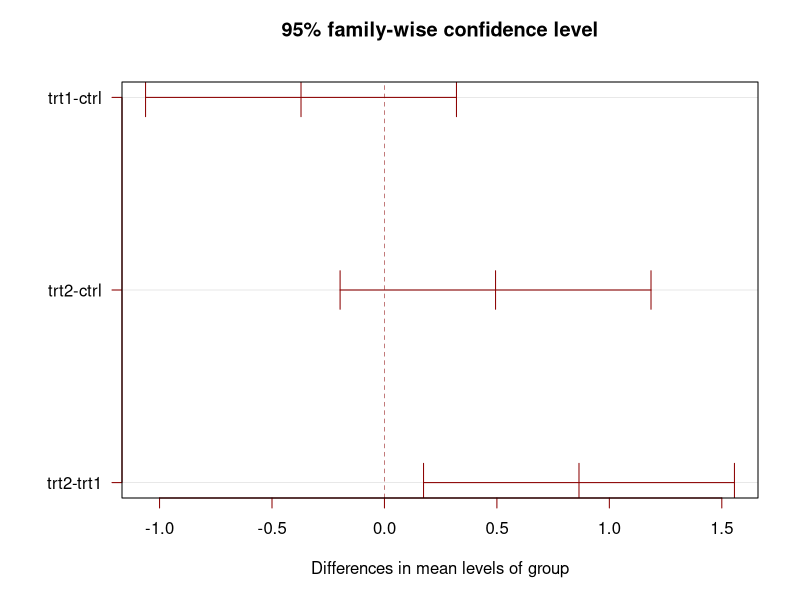
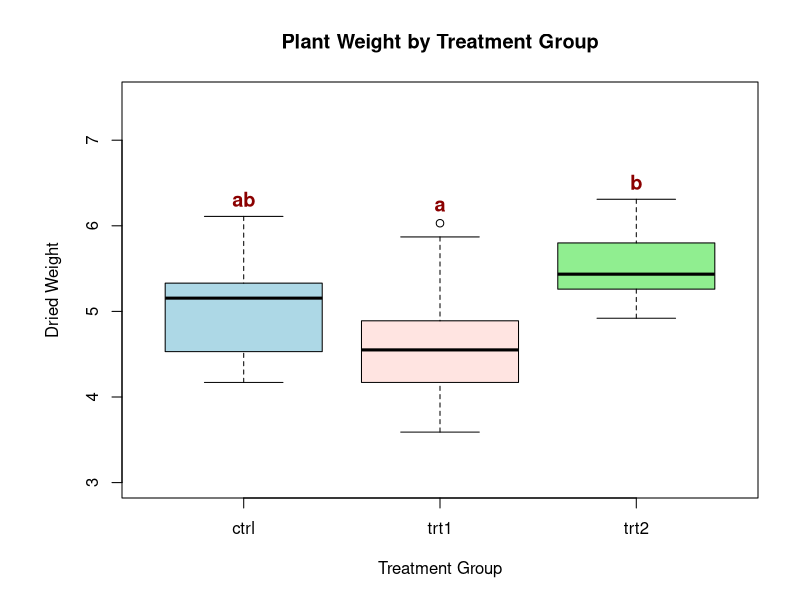
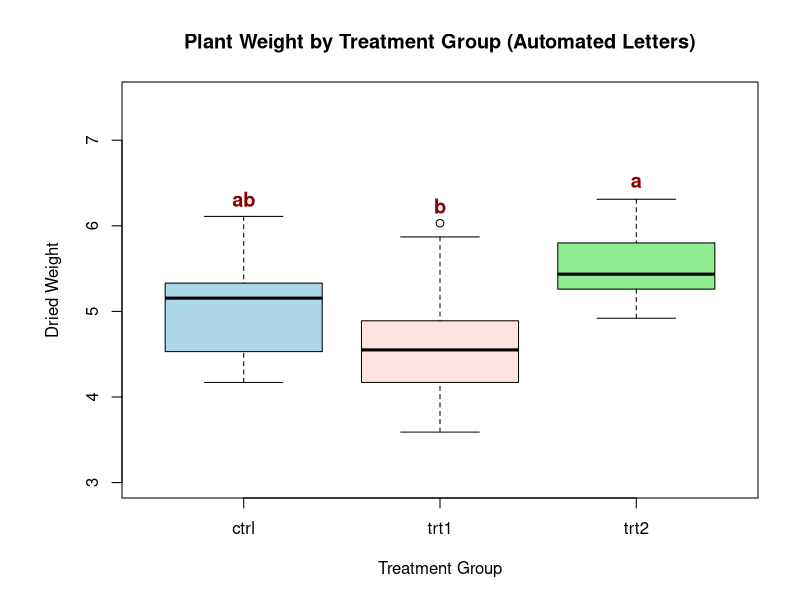

These figures' R source, in order:
## ---- chunk 1
#| echo: true

# 1. Load the built-in PlantGrowth dataset
data("PlantGrowth")

# 2. Fit an ANOVA model (weight as a function of the treatment group)
aov_model <- aov(weight ~ group, data = PlantGrowth)

# 3. Run the Tukey HSD post hoc test
tukey_results <- TukeyHSD(aov_model)

# 4. View the numerical results
print(tukey_results)
## ---- chunk 2
#| echo: true

# Adjust plotting margins so the y-axis labels (group comparisons) aren't cut off
par(mar = c(5, 6, 4, 2) + 0.1)

# Plot the Tukey HSD results
# 'las = 1' ensures the y-axis labels are horizontal and easy to read
plot(tukey_results, las = 1, col = "darkred")
## ---- chunk 3
#| echo: true

# 1. Create the base R boxplot
# We explicitly set 'ylim' to extend the y-axis so the letters don't get cut off
boxplot(weight ~ group, data = PlantGrowth,
        main = "Plant Weight by Treatment Group",
        xlab = "Treatment Group",
        ylab = "Dried Weight",
        col = c("lightblue", "mistyrose", "lightgreen"),
        ylim = c(3, 7.5))

# 2. Define the significance letters based on the Tukey HSD output
# The order must match the boxplot groups: ctrl, trt1, trt2
sig_letters <- c("ab", "a", "b")

# 3. Calculate the maximum value for each group to correctly position the letters
# tapply applies the max() function to 'weight', grouped by 'group'
max_weights <- tapply(PlantGrowth$weight, PlantGrowth$group, max)

# 4. Add the letters to the plot
# x = 1:3 corresponds to the x-axis positions of the three boxes
# y = max_weights + 0.2 places the text just above the highest data point (whisker)
text(x = 1:3,
     y = max_weights + 0.2,
     labels = sig_letters,
     col = "darkred",
     cex = 1.2,     # Increases text size
     font = 2)      # Makes the text bold
## ---- chunk 4
#| echo: true
#| message: false
#| warning: false

# 1. Install (if necessary) and load the package
# install.packages("multcompView")
library(multcompView)

# (Assuming aov_model and tukey_results are already generated from the first step)
# aov_model <- aov(weight ~ group, data = PlantGrowth)
# tukey_results <- TukeyHSD(aov_model)

# 2. Generate the letters automatically
# multcompLetters4 requires both the ANOVA model and the Tukey results
cld <- multcompLetters4(aov_model, tukey_results)

# 3. Extract the letters specifically for our 'group' variable
auto_letters <- cld$group$Letters

# 4. CRITICAL STEP: Reorder the letters to match the boxplot's x-axis!
# Base R boxplots order the x-axis by factor levels (ctrl, trt1, trt2).
# However, multcompLetters4 defaults to ordering groups by descending mean values.
# We must re-sort our letters vector to match the plot's order.
ordered_letters <- auto_letters[levels(PlantGrowth$group)]

# 5. Plot exactly as before, but using our automated, ordered letters
boxplot(weight ~ group, data = PlantGrowth,
        main = "Plant Weight by Treatment Group (Automated Letters)",
        xlab = "Treatment Group",
        ylab = "Dried Weight",
        col = c("lightblue", "mistyrose", "lightgreen"),
        ylim = c(3, 7.5))

# Calculate max weights for positioning
max_weights <- tapply(PlantGrowth$weight, PlantGrowth$group, max)

# Overlay the automated letters
text(x = 1:3,
     y = max_weights + 0.2,
     labels = ordered_letters,
     col = "darkred",
     cex = 1.2,
     font = 2)
